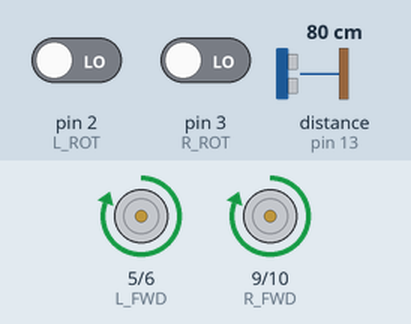
Bench run of a program on a simulated Arduino Nano, built with avr-gcc and run on an emulated ATmega328P. On the bench: motor-driver pin pairs drawn as motors (green arrow = first pin HIGH = forward, orange = second pin HIGH = backward, longer = more drive). Wiring (inferred from the names in the program): ultrasonic range finder: trigger pin 12; echo pin 13. Inputs (shaded band) come from the test bench; at power-on: distance to the obstacle (sensor on pin 13) 80 cm, pin 2 (L_ROT) LOW, pin 3 (R_ROT) LOW. The echo pulse lasts 58.3 µs per cm.

Above: at 0.01 s.
At 1.2 s:
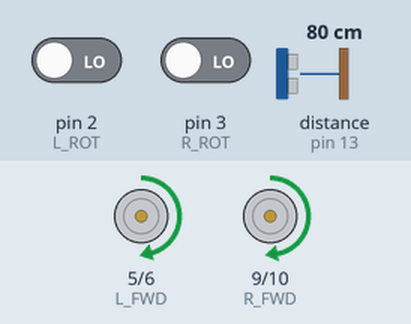
1.3 s: distance to the obstacle (sensor on pin 13) set to 12 cm
2.8 s: distance to the obstacle (sensor on pin 13) set to 9 cm
At 3.8 s:
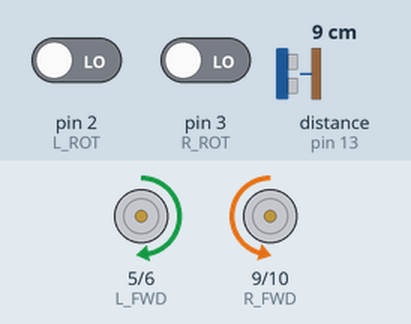
Timing chart, 0 to 5.8 s (numbered marks = the images above; inputs shaded):
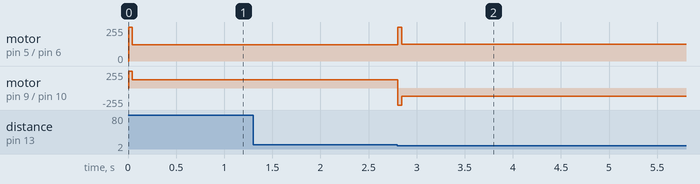

Measured:
- the behaviour switches between 11 and 10 cm on distance to the obstacle (sensor on pin 13) (found by bisection; images 1 and 2)
- after the input at 1.3 s, every drawn part: stays the same
- after the input at 2.8 s, motor on pin 5 (L_FWD) / pin 6 (L_BWD): forward 122/255 → forward 127/255 at once; motor on pin 9 (R_FWD) / pin 10 (R_BWD): forward 127/255 → backward 122/255 at once

The program:

main.cpp
```cpp
#include <Arduino.h>

//function definitions

void driveRot(float rotationsToDrive);
void leftSensorPulse();
void rightSensorPulse();

float getRpmLeft();
float getRpmRight();

float getDistance();

void drive(int speedPercent, int steerPercent = 0, float numRotations = 0);
void setMotorSpeed(int leftSpeed, int rightSpeed);

// Motor pins
#define L_FWD 5 // Left motor forward pin
#define R_FWD 9 // Right motor forward pin
#define L_BWD 6 // Left motor backward pin
#define R_BWD 10 // Right motor backward pin
#define L_ROT 2 // Left rotation sensor pin
#define R_ROT 3 // Right rotation sensor pin

// Ultrasonic sensor pins
#define US_TRIG_PIN 12 // Ultrasonic sensor trigger pin
#define US_ECHO_PIN 13 // Ultrasonic sensor echo pin

#define PULSES_PER_REVOLUTION 20 // Number of pulses the rotation sensor outputs per revolution
#define STEERING_ADJUSTMENT -2 // Used to balance the speed

volatile unsigned int _leftPulses; //number of pulses counted by the left rotation sensor
volatile unsigned int _rightPulses; //number of pulses counted by the right rotation sensor

int _currentLeftSpeed = 0; //current speed of the left motor
int _currentRightSpeed = 0; //current speed of the right motor

void setup() {
  // Initialize serial communication for debuging
  Serial.begin(9600);

  //begin the interrupt functions to count the rotations
  attachInterrupt(digitalPinToInterrupt(L_ROT), leftSensorPulse, RISING);
  attachInterrupt(digitalPinToInterrupt(R_ROT), rightSensorPulse, RISING);

  //set the motor pins
  pinMode(L_FWD, OUTPUT);
  pinMode(R_FWD, OUTPUT);
  pinMode(L_BWD, OUTPUT);
  pinMode(R_BWD, OUTPUT);
  pinMode(L_ROT, INPUT);
  pinMode(R_ROT, INPUT);

  //set the ultrasonic sensor pins
  pinMode(US_TRIG_PIN, OUTPUT);
  pinMode(US_ECHO_PIN, INPUT);

  //reset pins
  digitalWrite(L_FWD, LOW);
  digitalWrite(R_FWD, LOW);
  digitalWrite(L_BWD, LOW);
  digitalWrite(R_BWD, LOW);
}

void loop() {
  // Drive the robot forward until an object is detected
  if(getDistance() < 10)
  {
    // preprogramed sequence of moves for avoiding the object
    drive(50, 100, 0.45);
    drive(50, 0, 0.75);
    drive(50, -100, 0.45);
    drive(50, 0, 1.5);
    drive(50, -100, 0.45);
    drive(50, 0, 0.75);
    drive(50, 100, 0.45);
  }
  else
  {
    // If no object is detected drive forward
    drive(50);
  }
}

// Function for retrieving the distance from the ultrasonic sensor
float getDistance()
{
  digitalWrite(US_TRIG_PIN, LOW);
  delayMicroseconds(2);
  digitalWrite(US_TRIG_PIN, HIGH);
  delayMicroseconds(10);
  digitalWrite(US_TRIG_PIN, LOW);

  float duration = pulseIn(US_ECHO_PIN, HIGH);
  float distance = duration * 0.034 / 2;

  return distance;
}

//function for easy controll of the robot movement
//speedPercent: -100 to 100, steerPercent: -100 to 100, numRotations: 0 to inf
void drive(int speedPercent, int steerPercent = 0, float numRotations = 0)
{
  // Constrain the values to prevent errrors
  speedPercent = constrain(speedPercent, -100, 100);
  steerPercent = constrain(steerPercent + STEERING_ADJUSTMENT, -100, 100);
  numRotations = abs(numRotations);

  // Adjust speed based on steerPercent
  float leftSteerAdjustment = steerPercent < 0 ? -0.02 * -steerPercent + 1 : 1;
  float rightSteerAdjustment = steerPercent > 0 ? -0.02 * steerPercent + 1 : 1;
  int speedLeft = constrain((speedPercent * leftSteerAdjustment) * 2.55, -255, 255);
  int speedRight = constrain((speedPercent * rightSteerAdjustment) * 2.55, -255, 255);

  // Apply the motor speed
  setMotorSpeed(speedLeft, speedRight);

  // If rotations are specified drive the robot for the specified number of rotations
  if(numRotations != 0)
  {
    unsigned int startPulses = (steerPercent < 0 ? _rightPulses : _leftPulses);
    unsigned int targetPulses = startPulses + numRotations * PULSES_PER_REVOLUTION;
    while((steerPercent < 0 ? _rightPulses : _leftPulses) <= targetPulses)
    {

    }
    // Stop if the rotations are reached
    setMotorSpeed(0, 0);
  }
}

// Function for easy setting the motor speed
// leftSpeed: -255 to 255, rightSpeed: -255 to 255
// Does apply an initial boost to alow the motor to start
void setMotorSpeed(int leftSpeed, int rightSpeed)
{
  // Constrain the values to prevent errors
  leftSpeed = constrain(leftSpeed, -255, 255);
  rightSpeed = constrain(rightSpeed, -255, 255);

  // Disable the power for the oposite
  analogWrite(leftSpeed < 0 ? L_FWD : L_BWD, 0);
  analogWrite(rightSpeed < 0 ? R_FWD : R_BWD, 0);
  // Provide a speed boost for the motor to start
  if(leftSpeed != 0 && _currentLeftSpeed != leftSpeed) analogWrite(leftSpeed < 0 ? L_BWD : L_FWD, 255);
  if(rightSpeed != 0 && _currentRightSpeed != rightSpeed) analogWrite(rightSpeed < 0 ? R_BWD : R_FWD, 255);
  delay(40);

  // Set the speed
  analogWrite(leftSpeed < 0 ? L_BWD : L_FWD, abs(leftSpeed));
  analogWrite(rightSpeed < 0 ? R_BWD : R_FWD, abs(rightSpeed));

  // Store the current speed for future refference
  _currentLeftSpeed = leftSpeed;
  _currentRightSpeed = rightSpeed;
}

// Interrupt function for counting the left rotation sensor pulses
void leftSensorPulse() {
  _leftPulses++;
}

// Interrupt function for counting the right rotation sensor pulses
void rightSensorPulse() {
  _rightPulses++;
}
```
